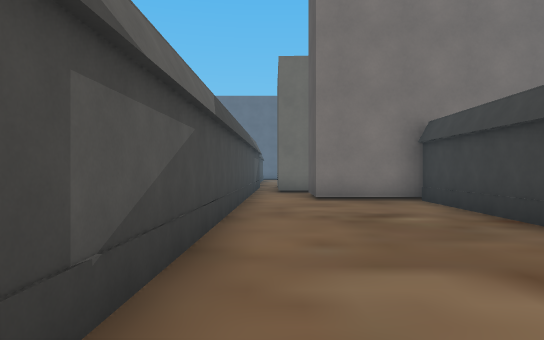
View 1 (above)

16 first-person views from a walk through a level from a Godot 3-D game. The camera is 1.4 m above the floor, looks level and sees 75° across. The floor is counted in squares, 2 m on a side. Each view is taken from the middle of a square. On the plan, view 1 faces up. The plan holds only what a view shows up to about 11 squares ahead; the rest is blank. The place goes on beyond the plan. Some surface patterns are stand-ins.

View 2
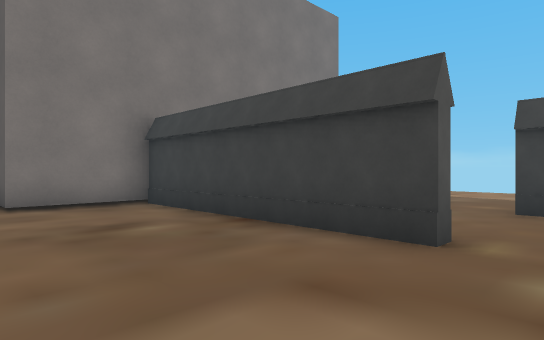

View 3
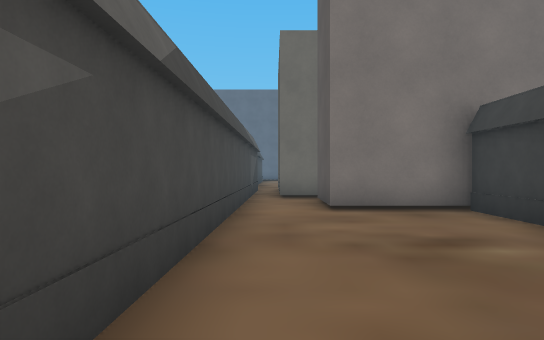

View 4
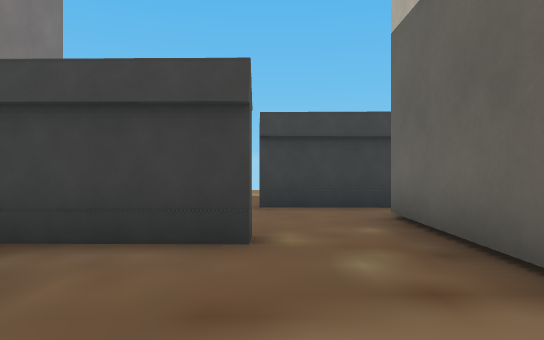

View 5
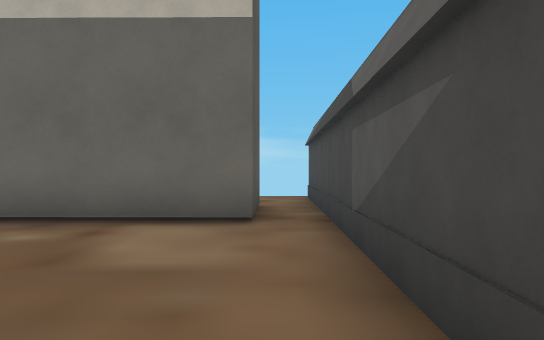

View 6
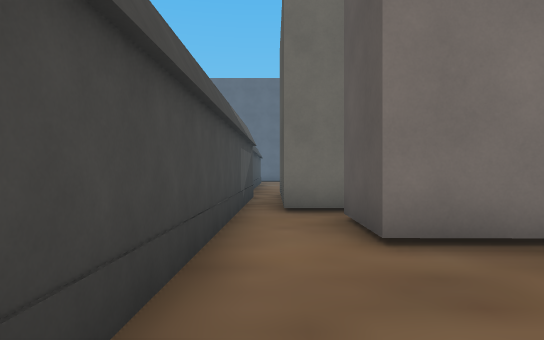

View 7
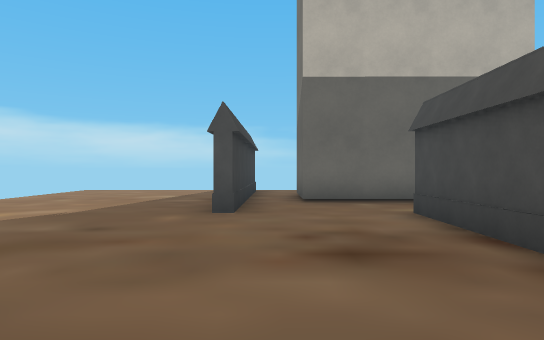

View 8
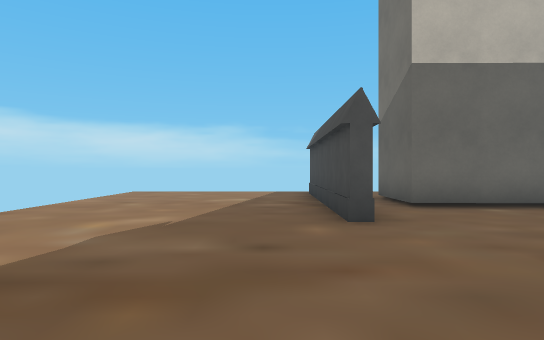

View 9
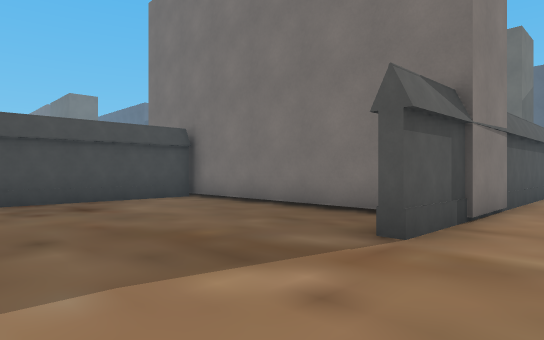

View 10
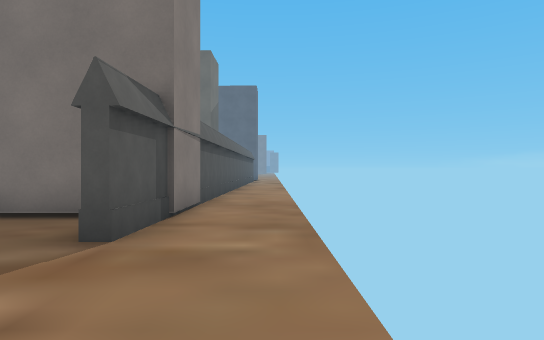

View 11
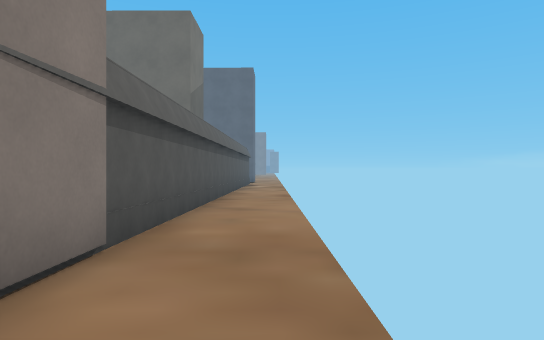

View 12
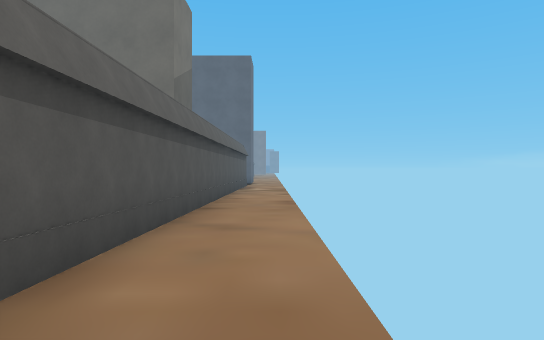

View 13
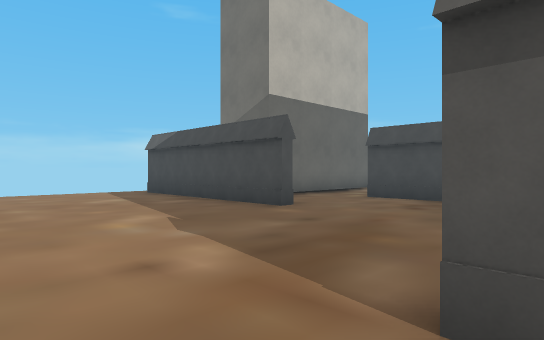

View 14
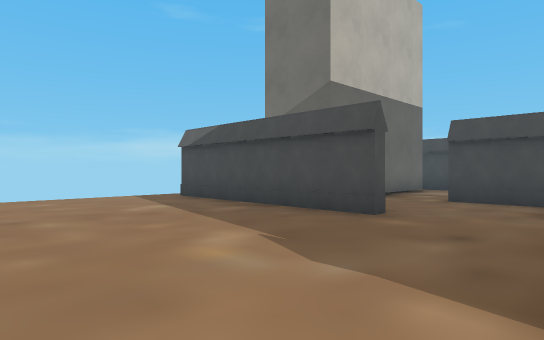

View 15
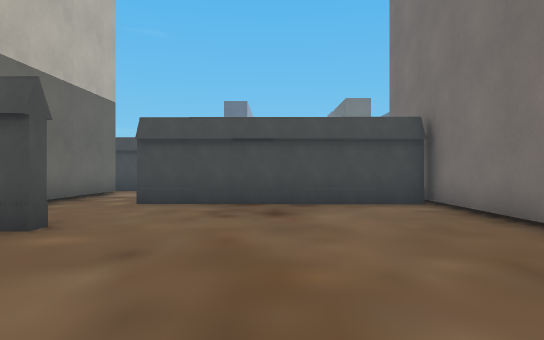

View 16
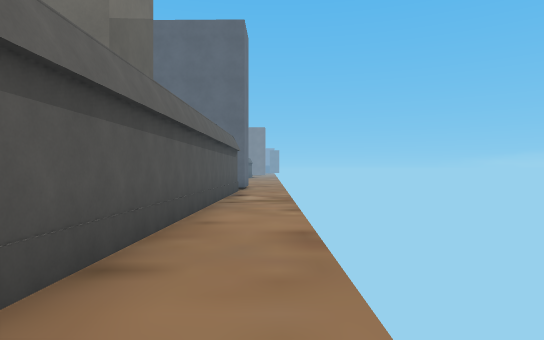

### Floor plan
Key: @ floor where view 1 was taken; # wall or solid block; x gap in a wall; . floor; B block; O other object.
Columns run from 1 left of view 1 to 12 right of it. Each row starts with its distance up from view 1.
 20           B##.
 19       BBBBB#..
 18            #..
 17            #..
 16            #..
 15  B         #..
 14 #B         #..
 13 #B         #..
 12 #B         #..
 11 #BB        #..
 10 #.O        O..
  9 #.OOO OO   O..
  8 #....O..OOO#..
  7 #...##.....#..
  6 #...#.........
  5 #...#.........
  4 #...#.........
  3 #...#.........
  2 #.......#.....
  1 #.......#.....
  0 #@BBBBB.#.....
 -1 #B    B.#.....
 -2 #B    B.#.....
 -3 #.    ..#.....
 -4 x.      ......

Positions as (right, up) in squares from view 1, and headings:
1: (0, 0), facing up
2: (0, 1), facing up-right
3: (0, 2), facing up
4: (0, 2), facing right
5: (0, 5), facing down
6: (0, 5), facing up
7: (6, 8), facing down
8: (8, 7), facing down
9: (12, 3), facing up-left
10: (12, 3), facing up
11: (12, 7), facing up
12: (12, 9), facing up
13: (12, 7), facing down-left
14: (12, 5), facing down-left
15: (11, 5), facing left
16: (12, 13), facing up
